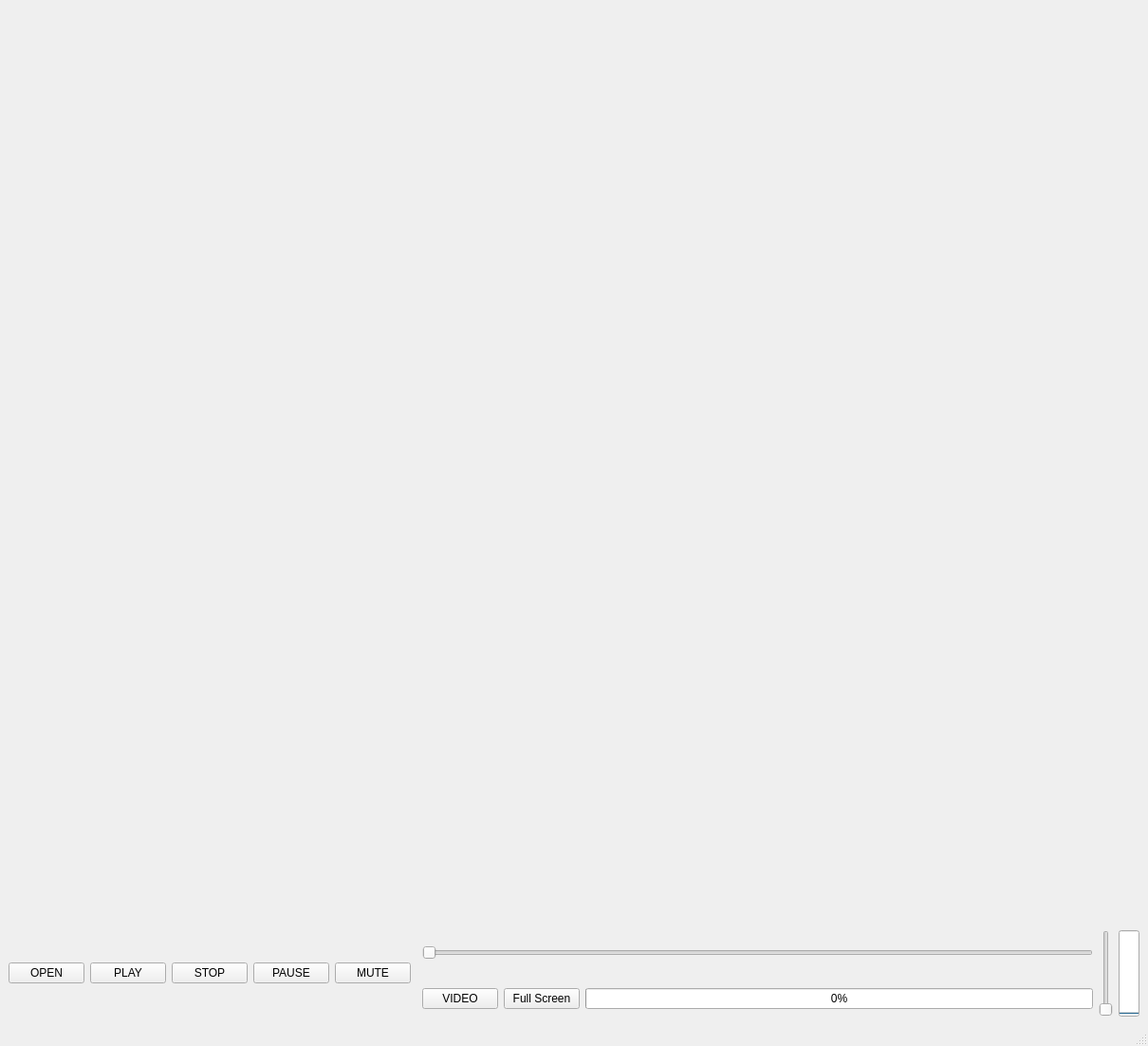
<?xml version="1.0" encoding="UTF-8"?>
<ui version="4.0">
 <class>MainWindow</class>
 <widget class="QMainWindow" name="MainWindow">
  <property name="geometry">
   <rect>
    <x>0</x>
    <y>0</y>
    <width>1210</width>
    <height>1102</height>
   </rect>
  </property>
  <property name="acceptDrops">
   <bool>false</bool>
  </property>
  <property name="windowTitle">
   <string>MainWindow</string>
  </property>
  <property name="autoFillBackground">
   <bool>false</bool>
  </property>
  <widget class="QWidget" name="centralwidget">
   <layout class="QGridLayout" name="gridLayout">
    <item row="3" column="5" rowspan="2">
     <widget class="QSlider" name="volumeVerticalSlider">
      <property name="orientation">
       <enum>Qt::Vertical</enum>
      </property>
     </widget>
    </item>
    <item row="3" column="2" colspan="3">
     <widget class="QSlider" name="positionSdr">
      <property name="minimum">
       <number>0</number>
      </property>
      <property name="maximum">
       <number>99</number>
      </property>
      <property name="orientation">
       <enum>Qt::Horizontal</enum>
      </property>
     </widget>
    </item>
    <item row="4" column="4">
     <widget class="QProgressBar" name="playProgress">
      <property name="value">
       <number>0</number>
      </property>
     </widget>
    </item>
    <item row="0" column="0" rowspan="2" colspan="7">
     <layout class="QVBoxLayout" name="verticalLayout"/>
    </item>
    <item row="4" column="2">
     <widget class="QPushButton" name="playBtn">
      <property name="text">
       <string>VIDEO</string>
      </property>
     </widget>
    </item>
    <item row="3" column="0" rowspan="2">
     <layout class="QHBoxLayout" name="horizontalLayout">
      <item>
       <widget class="QPushButton" name="openBtn">
        <property name="text">
         <string>OPEN</string>
        </property>
       </widget>
      </item>
      <item>
       <widget class="QPushButton" name="playBtn2">
        <property name="text">
         <string>PLAY</string>
        </property>
       </widget>
      </item>
      <item>
       <widget class="QPushButton" name="stopBtn">
        <property name="text">
         <string>STOP</string>
        </property>
       </widget>
      </item>
      <item>
       <widget class="QPushButton" name="pauseBtn">
        <property name="text">
         <string>PAUSE</string>
        </property>
       </widget>
      </item>
      <item>
       <widget class="QPushButton" name="muteBtn">
        <property name="text">
         <string>MUTE</string>
        </property>
       </widget>
      </item>
     </layout>
    </item>
    <item row="3" column="6" rowspan="2">
     <widget class="QProgressBar" name="vprogress">
      <property name="palette">
       <palette>
        <active>
         <colorrole role="LinkVisited">
          <brush brushstyle="SolidPattern">
           <color alpha="255">
            <red>240</red>
            <green>156</green>
            <blue>255</blue>
           </color>
          </brush>
         </colorrole>
        </active>
        <inactive>
         <colorrole role="LinkVisited">
          <brush brushstyle="SolidPattern">
           <color alpha="255">
            <red>240</red>
            <green>156</green>
            <blue>255</blue>
           </color>
          </brush>
         </colorrole>
        </inactive>
        <disabled>
         <colorrole role="LinkVisited">
          <brush brushstyle="SolidPattern">
           <color alpha="255">
            <red>240</red>
            <green>156</green>
            <blue>255</blue>
           </color>
          </brush>
         </colorrole>
        </disabled>
       </palette>
      </property>
      <property name="acceptDrops">
       <bool>false</bool>
      </property>
      <property name="autoFillBackground">
       <bool>false</bool>
      </property>
      <property name="value">
       <number>0</number>
      </property>
      <property name="textVisible">
       <bool>false</bool>
      </property>
      <property name="orientation">
       <enum>Qt::Vertical</enum>
      </property>
     </widget>
    </item>
    <item row="4" column="3">
     <widget class="QPushButton" name="pushButton">
      <property name="text">
       <string>Full Screen</string>
      </property>
     </widget>
    </item>
   </layout>
  </widget>
  <widget class="QMenuBar" name="menubar">
   <property name="geometry">
    <rect>
     <x>0</x>
     <y>0</y>
     <width>1210</width>
     <height>20</height>
    </rect>
   </property>
  </widget>
  <widget class="QStatusBar" name="statusbar"/>
 </widget>
 <resources/>
 <connections>
  <connection>
   <sender>volumeVerticalSlider</sender>
   <signal>valueChanged(int)</signal>
   <receiver>vprogress</receiver>
   <slot>setValue(int)</slot>
   <hints>
    <hint type="sourcelabel">
     <x>1166</x>
     <y>1027</y>
    </hint>
    <hint type="destinationlabel">
     <x>1187</x>
     <y>1028</y>
    </hint>
   </hints>
  </connection>
 </connections>
</ui>
